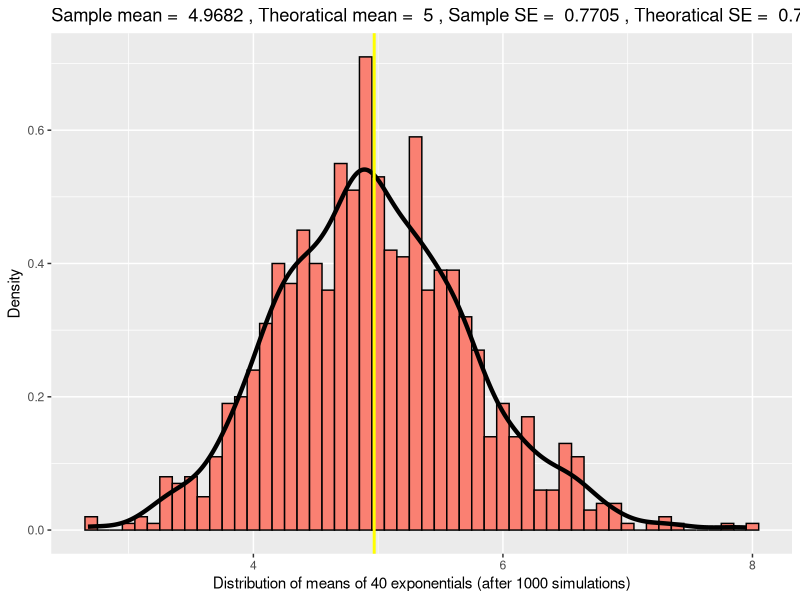
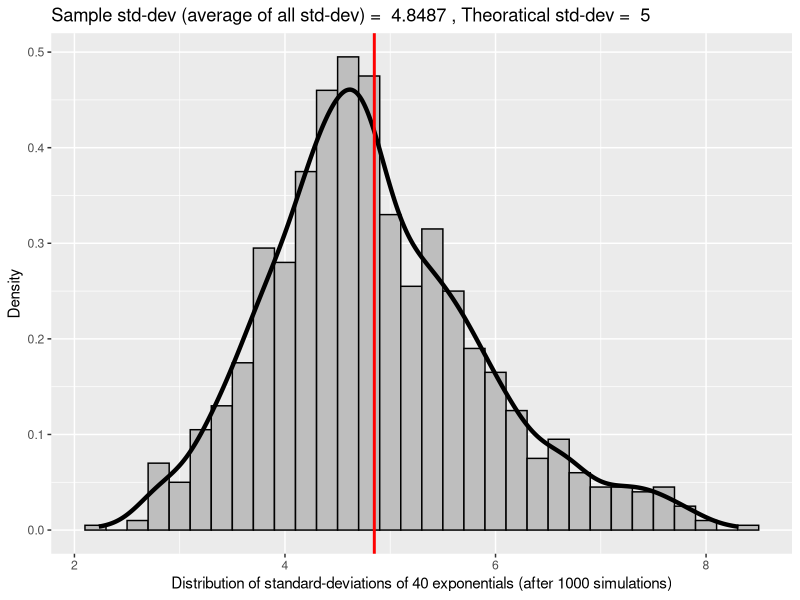
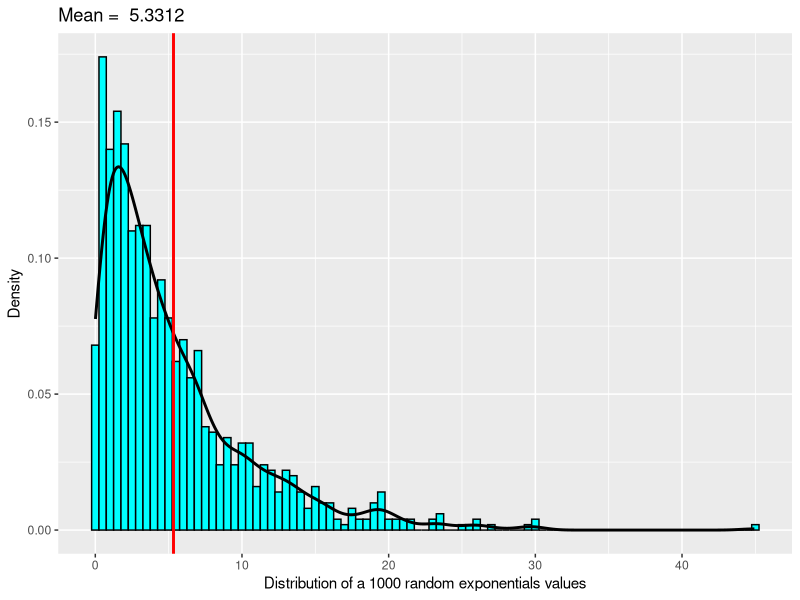

The R script that drew these images, in order:

library(ggplot2)

lambda <- 0.2
num_obs <- 40

# Theoratical mean, std-dev and SE of exp distribution
theo_mean <- round(1/lambda,4)
theo_stddev <- round(1/lambda,4)
theo_SE <- round((1/lambda)/sqrt(num_obs),4)


# Initialization of simulation
sim_mean = NULL
sim_std = NULL
num_of_simulation = 1000

# Simulation iterations
for (i in 1 : num_of_simulation)
{
      val <- rexp(num_obs, lambda)
      sim_mean = c(sim_mean, mean(val))
      sim_std = c(sim_std, sd(val))
}

# Exploratory statistics of distribution of the 1000 means
mean_of_means = mean(sim_mean)
SE_of_means = sd(sim_mean)

# Plotting of distribution of the 1000 means
png("g1.png",  width=700, height=480)
g <- ggplot(data.frame(sim_mean), aes(x = sim_mean))
g <- g + geom_histogram(fill = "salmon", binwidth = 0.1, aes(y = ..density..), color = "black")
g <- g + geom_density(size = 1.5)
g <- g + geom_vline(xintercept = mean_of_means, size = 1, color = "yellow")
g <- g + labs(title = paste('Sample mean = ', round(mean_of_means,4), ', Theoratical mean = ', theo_mean, ', Sample SE = ', round(SE_of_means,4), ', Theoratical SE = ', theo_SE))
g <- g + xlab("Distribution of means of 40 exponentials (after 1000 simulations)")
g <- g + ylab("Density")
print(g)
dev.off()


# Exploratory statistics of distribution of the 1000 std-devs
mean_of_stds = mean(sim_std)

# Plotting of distribution of the 1000 std-devs
png("g2.png",  width=700, height=480)
g <- ggplot(data.frame(sim_std), aes(x = sim_std))
g <- g + geom_histogram(fill = "gray", binwidth = 0.2, aes(y = ..density..), color = "black")
g <- g + geom_density(size = 1.5)
g <- g + geom_vline(xintercept = mean_of_stds, size = 1, color = "red")
g <- g + labs(title = paste('Sample std-dev (average of all std-dev) = ', round(mean_of_stds,4), ', Theoratical std-dev = ', theo_stddev))
g <- g + xlab("Distribution of standard-deviations of 40 exponentials (after 1000 simulations)")
g <- g + ylab("Density")
print(g)
dev.off()


# Values of 1000 random exponentials 
sim_exp = rexp(1000, lambda)
mean_of_exp = mean(sim_exp)

# Plotting of distribution of 1000 random exponential values
png("g3.png",  width=700, height=480)
g <- ggplot(data.frame(sim_exp), aes(x = sim_exp))
g <- g + geom_histogram(fill = "cyan", binwidth = 0.5, aes(y = ..density..), color = "black")
g <- g + geom_density(size = 1)
g <- g + geom_vline(xintercept = mean_of_exp, size = 1, color = "red")
g <- g + labs(title = paste('Mean = ', round(mean_of_exp,4)))
g <- g + xlab("Distribution of a 1000 random exponentials values")
g <- g + ylab("Density")
print(g)
dev.off()

